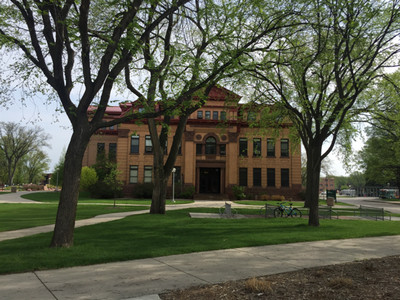
#> input picture ch_9/school.jpg, 400 x 300 px
$ python ch9_21.py
#> lines starting #> are read from the running program, lines starting #| are printed output that depends on the picture; after the words box and inside, x2 and y2 are one past the last pixel; in counts of white or black regions, pixels touching at a corner belong together
# cv2.adaptiveThreshold(src, maxValue, adaptiveMethod, thresholdType, blockSize, C)
'''
adaptiveMethod : cv2.ADAPTIVE_THRESH_MEAN_C ; cv2.ADAPTIVE_THRESH_GAUSSIAN_C
thresholdType : cv2.THRESH_BINARY ; cv2.THRESH_BINARY_INV
'''

import cv2

thresh = 127
maxval = 255

src = cv2.imread('school.jpg', cv2.IMREAD_GRAYSCALE)
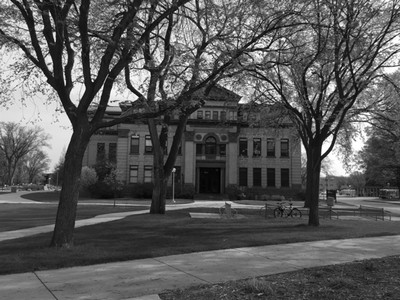
#> src: shape (300, 400); min 0, max 255, mean 88

ret_b, dst_b = cv2.threshold(src, thresh, maxval, cv2.THRESH_BINARY)
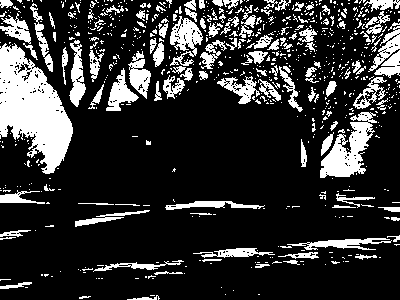
#> dst_b: shape (300, 400); 20% white; 738 white regions (610 under 20 px), largest, box (x1, y1, x2, y2) and area: (0, 43, 73, 174) 5388, (320, 112, 377, 178) 1756, (170, 16, 203, 66) 818
#> ret_b = 127
ret_o, dst_o = cv2.threshold(src, thresh, maxval, cv2.THRESH_BINARY + cv2.THRESH_OTSU)
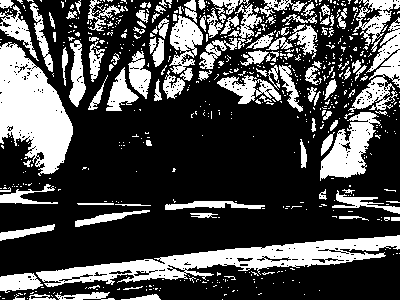
#> dst_o: shape (300, 400); 29.4% white; 641 white regions (529 under 20 px), largest, box (x1, y1, x2, y2) and area: (36, 235, 400, 287) 6226, (0, 42, 73, 176) 5811, (320, 112, 381, 181) 2038
#> ret_o = 108
dst_mean = cv2.adaptiveThreshold(src, maxval, cv2.ADAPTIVE_THRESH_MEAN_C, cv2.THRESH_BINARY, 3, 5)
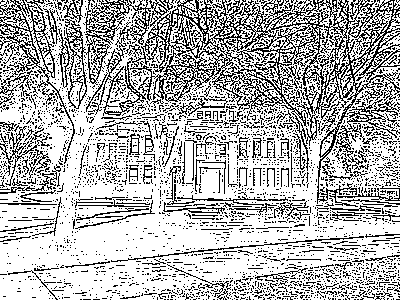
#> dst_mean: shape (300, 400); 70.9% white; black in thin lines or dots
dst_gauss = cv2.adaptiveThreshold(src, maxval, cv2.ADAPTIVE_THRESH_GAUSSIAN_C, cv2.THRESH_BINARY, 3, 5)
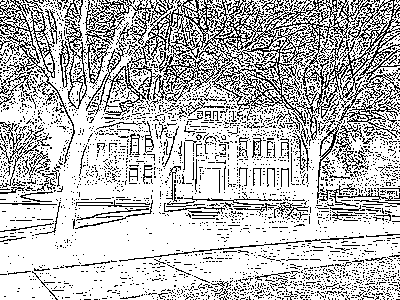
#> dst_gauss: shape (300, 400); 74.3% white; black in thin lines or dots

cv2.imshow('Original image', src)
cv2.imshow('Threshold Binary', dst_b)
cv2.imshow('Threshold Binary - OTSU', dst_o)
cv2.imshow('Adaptive Mean C', dst_mean)
cv2.imshow('Adaptive Gaussian C', dst_gauss)

print(f"BINARY threshold = {ret_b}")
#| BINARY threshold = 127.0
print(f"OTSU threshold = {ret_o}")
#| OTSU threshold = 108.0

cv2.waitKey(0)
cv2.destroyAllWindows()

$ run again, with ch_9/minnesota.jpg copied over ch_9/school.jpg
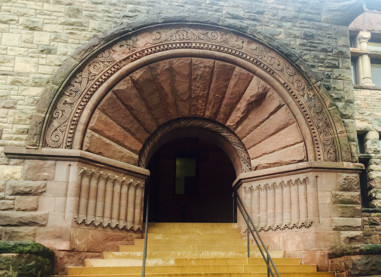
#> input picture ch_9/minnesota.jpg, 381 x 277 px
#> `ret_b, dst_b = cv2.threshold(src, thresh, maxval, cv2.THRESH_BINARY)`:
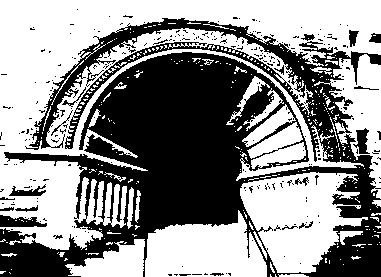
#> dst_b: shape (277, 381); 55.9% white; 269 black regions (248 under 20 px), largest, box (x1, y1, x2, y2) and area: (0, 18, 381, 277) 44092, (0, 215, 47, 227) 378, (353, 128, 370, 154) 238
#> ret_b = 127
#> dst_o: shape (277, 381); 61.9% white; 314 black regions (293 under 20 px), largest, box (x1, y1, x2, y2) and area: (0, 19, 381, 277) 37494, (0, 216, 46, 227) 262, (312, 51, 350, 72) 246
#> ret_o = 115
#> dst_mean: shape (277, 381); 75.4% white; black in thin lines or dots
#> `dst_gauss = cv2.adaptiveThreshold(src, maxval, cv2.ADAPTIVE_THRESH_GAU..`:
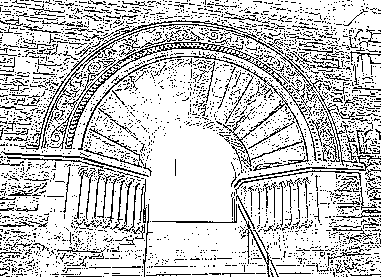
#> dst_gauss: shape (277, 381); 78.9% white; black in thin lines or dots
#| BINARY threshold = 127.0
#| OTSU threshold = 115.0
